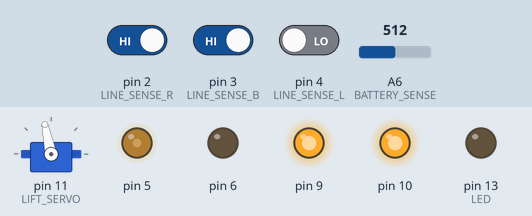
This sketch was run on a simulated Arduino Nano, built with avr-gcc and run on an emulated ATmega328P. Shown: servo, output pins drawn as LEDs (lit = HIGH). Inputs (shaded band) come from the test bench; at power-on: pin 2 (LINE_SENSE_R) HIGH, pin 4 (LINE_SENSE_L) LOW, pin 3 (LINE_SENSE_B) HIGH, A6 (BATTERY_SENSE) = 512. What the sketch prints to the serial monitor is not drawn.

Above: at 1.2 s.
1.3 s: pin 2 (LINE_SENSE_R) driven LOW
At 2.5 s:
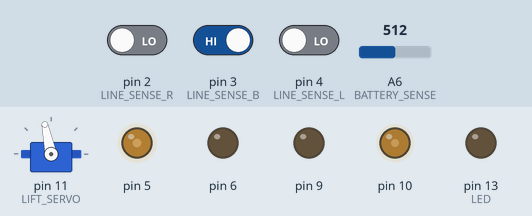
2.8 s: pin 4 (LINE_SENSE_L) driven HIGH
At 3.8 s:
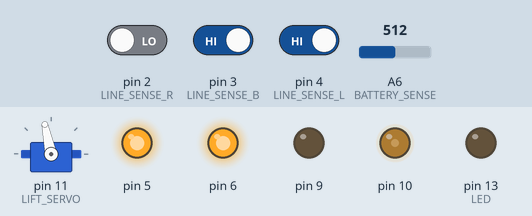
4.3 s: pin 4 (LINE_SENSE_L) driven LOW
At 4.9 s:
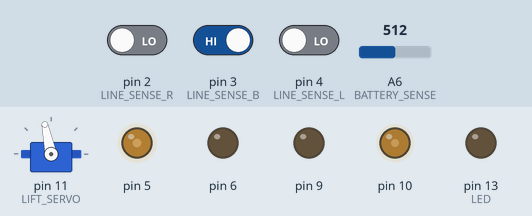
5.8 s: pin 2 (LINE_SENSE_R) driven HIGH
At 6.1 s:
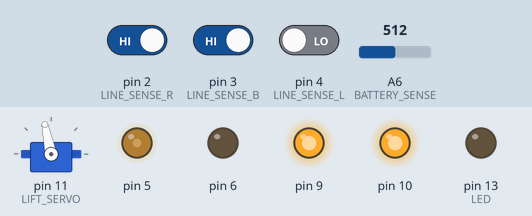
Timing chart, 0 to 8.3 s (numbered marks = the images above; inputs shaded):
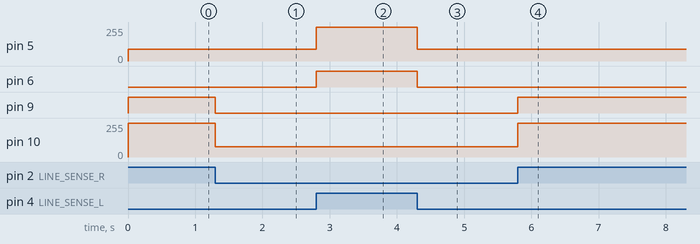

The sketch:

final.ino
```cpp
#include "MotorControl.h"
#include "Node.h"
#include "SonarSensor.h"
#include "ServoTimer2.h"
//#include <Servo.h>

// logic control macros
#define SERIAL_DEBUG
//#define NO_SENSORS

#define USE_BATTERY_SENSE
//#define USE_AUTO_NODE_DETECT

// peripheral pin macros
#define MOTOR_RA    (10)
#define MOTOR_RB    (9)
#define MOTOR_LA    (6)
#define MOTOR_LB    (5)

#define FLAME_SENSE_F   (A3)
#define FLAME_SENSE_L   (A4)
#define FLAME_SENSE_R   (A5)

#define LINE_SENSE_L    (4)
#define LINE_SENSE_R    (2)
#define LINE_SENSE_B    (3)

#define DISTANCE_SENSE_TRIGGER  (8)
#define DISTANCE_SENSE_ECHO     (7)

#define LIFT_SERVO      (11)

#define BATTERY_SENSE   (A6)

#define LED             (13)

// serial debug macros
#ifdef SERIAL_DEBUG
#define SERIAL_PRINTLN(...) Serial.println(__VA_ARGS__)
#define SERIAL_PRINT(...)   Serial.print(__VA_ARGS__)
#else
#define SERIAL_PRINTLN(...)
#define SERIAL_PRINT(...)
#endif

// Motor PWM
#define BASE_SPEED(x)   (54 + map(x, 0, 100, 80, 0))
//#define BASE_SPEED(x)   (54 + map(x, 0, 100, 90, 0))
//#define BASE_SPEED(x)  (54 + (100 - x) * 45 / 100 - 5)
//#define BASE_SPEED(x)  (54 + (100 - x) * 58 / 100 - 5)
//#define BASE_SPEED(x)  (75)
#define R_SPEED(x)  (BASE_SPEED(x))
#define L_SPEED(x)  (BASE_SPEED(x) + 10)

#define SERVO_LOW   (1000)
#define SERVO_HIGH  (1600)

MotorControl *left_motor;
MotorControl *right_motor;

SonarSensor *distance_sensor;

ServoTimer2 lift_servo;

uint8_t retrieved_balls;
Node *current_node;
Direction current_direction;

#define SEARCH_NODE_COUNT   (5)
Node **search_path;

uint16_t turn_cw_flame();
uint16_t turn_ccw_flame();
uint16_t turn_cw();
uint16_t turn_ccw();
void retrieve_ball();

void find_start_node();
void set_search_path();
void move(Edge *edge);

template <typename T>
inline bool inRange(T x, T a, T b) { return a <= x && x < b; }

inline int getBatteryStatus()
{
#ifdef USE_BATTERY_SENSE
    return map(analogRead(BATTERY_SENSE), 150, 650, 0, 100);
#else
    //return 59;
    return 5;
#endif
}

void setup()
{
#ifdef SERIAL_DEBUG
    Serial.begin(115200);
#endif

    // init variables and sensors
#ifndef NO_SENSORS
    left_motor = new MotorControl(MOTOR_LB, MOTOR_LA);
    right_motor = new MotorControl(MOTOR_RA, MOTOR_RB);

    distance_sensor = new SonarSensor(DISTANCE_SENSE_TRIGGER, DISTANCE_SENSE_ECHO);

    lift_servo.attach(LIFT_SERVO);
    lift_servo.read();
    lift_servo.write(SERVO_HIGH);

    pinMode(LINE_SENSE_L, INPUT);
    pinMode(LINE_SENSE_R, INPUT);
    pinMode(LINE_SENSE_B, INPUT);

    pinMode(FLAME_SENSE_F, INPUT);
    pinMode(FLAME_SENSE_L, INPUT);
    pinMode(FLAME_SENSE_R, INPUT);
#endif

    pinMode(LED, OUTPUT);
    digitalWrite(LED, LOW);

#ifdef USE_AUTO_NODE_DETECT
    current_node = NULL;
    current_direction = DIRECTION_INVALID;
    find_start_node();
#else
    current_node = start_node_3;
    current_direction = DIRECTION_EAST;
#endif

    //SERIAL_PRINTLN(current_node->id);
    /*Path path(current_node);
    reachable_node(path.start, left_intersection, &path);
    for (LinkedList<Edge *>::ListNode *ln = path.edges.getFirst(); ln != NULL; ln = ln->next) {
        SERIAL_PRINT("FROM ");
        SERIAL_PRINT(current_node->id);
        SERIAL_PRINT(" TO ");
        SERIAL_PRINTLN(ln->value->node->id);
        move(ln->value);
    }*/

    /*Path path(start_node_1);
    SERIAL_PRINTLN(F("HELLO WORLD"));
    reachable_node(path.start, end_node, &path);
    SERIAL_PRINT(F("\t"));
    SERIAL_PRINTLN(path.start->id);
    for (LinkedList<Edge *>::ListNode *ln = path.edges.getFirst(); ln != NULL; ln = ln->next) {
        //SERIAL_PRINTLN(ln->value->id);
        SERIAL_PRINT(ln->value->direction);
        SERIAL_PRINT(F("\t"));
        SERIAL_PRINTLN(ln->value->node->id);
    }*/

    /*for (int i = 0; i < 180; i++) {
        lift_servo.write(i);
    }*/
    //lift_servo.write(0);


    /*for (int i = 0; i < 1000; i++) {
        lift_servo.write(lift_servo.read() + 1);
        //delay(10);
    }*/
    /*lift_servo.write(SERVO_HIGH);
    delay(3000);
    //lift_servo.read();
    lift_servo.write(SERVO_LOW);*/

    /*left_motor->forward(L_SPEED(getBatteryStatus()));
    right_motor->forward(R_SPEED(getBatteryStatus()));
    delay(3000);
    left_motor->brake();
    right_motor->brake();*/

    /*for(;;) {
        //SERIAL_PRINTLN(lift_servo.read());
        lift_servo.write(lift_servo.read() - 1);
    }*/

    /*for (;;) {
        SERIAL_PRINT(digitalRead(LINE_SENSE_L));
        SERIAL_PRINT('\t');
        SERIAL_PRINT(digitalRead(LINE_SENSE_B));
        SERIAL_PRINT('\t');
        SERIAL_PRINTLN(digitalRead(LINE_SENSE_R));
    }*/
}

void loop()
{
    if (retrieved_balls == 2) {
        for (;;) {
            digitalWrite(LED, HIGH);
            delay(1000);
            digitalWrite(LED, LOW);
            delay(1000);
        }
    }

    SERIAL_PRINTLN(F("node\tdirection"));
    SERIAL_PRINT(current_node->id);
    SERIAL_PRINT(F("\t"));
    SERIAL_PRINTLN(current_direction);

    set_search_path();
    for (int i = 0; i < SEARCH_NODE_COUNT; i++) {
        Path current_path(current_node);
        Node *end_node = search_path[i];
        reachable_node(current_node, end_node, &current_path);

        for (LinkedList<Edge *>::ListNode *ln = current_path.edges.getFirst(); ln != NULL; ln = ln->next) {
            move(ln->value);
            /*if (ln->value->node != end_node) {
                // check for flame and if found, recover ball
                if (digitalRead(FLAME_SENSE_L)) {
                    turn_ccw_flame();
                    retrieve_ball();
                    turn_cw();
                    goto ball_retrieved;
                }
                else if (digitalRead(FLAME_SENSE_R)) {
                    turn_cw_flame();
                    retrieve_ball();
                    turn_ccw();
                    goto ball_retrieved;
                }

            }*/

            SERIAL_PRINT(current_node->id);
            SERIAL_PRINT(F("\t"));
            SERIAL_PRINTLN(current_direction);
        }
    }

    goto end;
    //for (;;);
ball_retrieved:
    Path newPath(current_node);
    reachable_node(current_node, end_node, &newPath);
    for (LinkedList<Edge *>::ListNode *ln = newPath.edges.getFirst(); ln != NULL; ln = ln->next) {
        move(ln->value);
    }
    lift_servo.write(SERVO_LOW);
    delay(1000);
    lift_servo.write(SERVO_HIGH);
    delay(1000);

end:
    ;

}

uint16_t turn_cw_flame()
{
    uint16_t cycles_elapsed = 0;

    left_motor->forward(L_SPEED(getBatteryStatus()));
    right_motor->reverse(R_SPEED(getBatteryStatus()));
    while (!digitalRead(FLAME_SENSE_F)) {
        cycles_elapsed++;
    }
    left_motor->brake();
    right_motor->brake();

    return cycles_elapsed;
}

uint16_t turn_ccw_flame()
{
    uint16_t cycles_elapsed = 0;

    left_motor->reverse(L_SPEED(getBatteryStatus()));
    right_motor->forward(R_SPEED(getBatteryStatus()));
    while (!digitalRead(FLAME_SENSE_F)) {
        cycles_elapsed++;
    }
    left_motor->brake();
    right_motor->brake();

    return cycles_elapsed;
}

uint16_t turn_cw()
{
    uint16_t cycles_elapsed = 0;

    left_motor->forward(L_SPEED(getBatteryStatus()));
    right_motor->reverse(R_SPEED(getBatteryStatus()));
    while (!digitalRead(LINE_SENSE_R)) {
        SERIAL_PRINTLN(F("NOT ON TAPE"));
        cycles_elapsed++;
    }
    while (digitalRead(LINE_SENSE_R)) {
        SERIAL_PRINTLN(F("ON TAPE"));
        cycles_elapsed++;
    }
    delay(100);
    left_motor->brake();
    right_motor->brake();
    SERIAL_PRINTLN(F("ALIGNED"));

    return cycles_elapsed;
}

uint16_t turn_ccw()
{
    uint16_t cycles_elapsed = 0;

    left_motor->reverse(L_SPEED(getBatteryStatus()));
    right_motor->forward(R_SPEED(getBatteryStatus()));
    while (!digitalRead(LINE_SENSE_L)) {
        cycles_elapsed++;
    }
    while (digitalRead(LINE_SENSE_L)) {
        cycles_elapsed++;
    }
    left_motor->brake();
    right_motor->brake();

    return cycles_elapsed;
}

void retrieve_ball()
{
    lift_servo.write(SERVO_LOW);
    delay(1000);
    left_motor->forward(L_SPEED(getBatteryStatus()));
    right_motor->forward(R_SPEED(getBatteryStatus()));

    while (distance_sensor->getDistance() > 450) {
        SERIAL_PRINTLN(distance_sensor->getDistance());
    }

    left_motor->brake();
    right_motor->brake();

    lift_servo.write(SERVO_HIGH);

    left_motor->reverse(L_SPEED(getBatteryStatus()));
    right_motor->reverse(R_SPEED(getBatteryStatus()));
    while (!digitalRead(LINE_SENSE_L) && !digitalRead(LINE_SENSE_R));
    left_motor->brake();
    right_motor->brake();
}

void realign()
{
    if (digitalRead(LINE_SENSE_L)) {
        while (digitalRead(LINE_SENSE_L)) {
            left_motor->brake();
        }
        left_motor->forward(L_SPEED(getBatteryStatus()));
    }
    else if (digitalRead(LINE_SENSE_R)) {
        while (digitalRead(LINE_SENSE_R)) {
            right_motor->brake();
        }
        right_motor->forward(R_SPEED(getBatteryStatus()));
    }
}

void move(Edge *edge)
{
    int delta = direction_delta(current_direction, edge->direction);
    void (*turn_func)() = &turn_ccw;

    while (delta != 0) {
        Edge *nearest_edge = current_node->edges;
        int nearest_edge_delta = direction_delta(current_direction, nearest_edge->direction);
        for (uint8_t i = 0; i < current_node->edge_count; i++) {
            int this_edge_delta = direction_delta(current_direction, current_node->edges[i].direction);

            if (this_edge_delta > 0 && (nearest_edge_delta <= 0 || this_edge_delta < nearest_edge_delta)) {
                nearest_edge = &current_node->edges[i];
                nearest_edge_delta = this_edge_delta;
            }
        }

        turn_func();
        current_direction = nearest_edge->direction;
        delta = direction_delta(current_direction, edge->direction);
    }


    left_motor->forward(L_SPEED(getBatteryStatus()));
    right_motor->forward(R_SPEED(getBatteryStatus()));
    while (!digitalRead(LINE_SENSE_B)) {
        realign();
        delay(50);
    }
    while (digitalRead(LINE_SENSE_B)) {
        realign();
        delay(50);
    }
    left_motor->brake();
    right_motor->brake();

    current_node = edge->node;
    current_direction = edge->direction;

}

// Finds starting node and aligns along the horizontal axis
void find_start_node()
{
#ifdef NO_SENSORS
    current_direction = DIRECTION_NORTH;
    current_node = start_node_1;
    return;
#endif

    bool flame_on_first;
    bool flame_on_second;
    uint16_t first_cycles = 0;
    uint16_t second_cycles = 0;

    // initial tape alignment
    turn_cw();

    // measure cycles to next tape
    first_cycles = turn_cw();
    flame_on_first = digitalRead(FLAME_SENSE_F);

    // measure cycles to get back
    second_cycles = turn_cw();
    flame_on_second = digitalRead(FLAME_SENSE_F);

    if (flame_on_first && flame_on_second) {
        // something has gone wrong
        // can't determine starting node, error
        current_node = NULL;
    }
    else if (first_cycles < second_cycles) {   // on left edge of 90*
        // first cycle = to right edge
        // second cycle = to left edge

        if (!flame_on_first && !flame_on_second) {
            current_node = start_node_1;
            current_direction = DIRECTION_WEST;
        }
        else if (flame_on_first && !flame_on_second) {
            // starting position 2
            current_node = start_node_2;
            current_direction = DIRECTION_SOUTH;
        }
        else if (!flame_on_first && flame_on_second) {
            // starting position 3
            current_node = start_node_3;
            current_direction = DIRECTION_NORTH;
        }
    }
    else {  // on right edge of 90*
        // first cycle = to left edge
        // second cycle = to right edge

        if (!flame_on_first && !flame_on_second) {
            current_node = start_node_1;
            current_direction = DIRECTION_NORTH;
        }
        else if (!flame_on_first && flame_on_second) {
            // starting position 2
            current_node = start_node_2;
            current_direction = DIRECTION_WEST;
        }
        else if (flame_on_first && !flame_on_second) {
            // starting position 3
            current_node = start_node_3;
            current_direction = DIRECTION_EAST;
        }
    }
}

void set_search_path()
{
    if (current_node == start_node_1) {
        search_path = new Node *[SEARCH_NODE_COUNT] {
            start_node_3,
            left_intersection,
            right_intersection,
            start_node_2,
            end_node
        };
    }
    else if (current_node == start_node_2) {
        search_path = new Node *[SEARCH_NODE_COUNT] {
            end_node,
            left_intersection,
            right_intersection,
            start_node_1,
            start_node_3
        };
    }
    else if (current_node == start_node_3) {
        search_path = new Node *[SEARCH_NODE_COUNT] {
            start_node_1,
            right_intersection,
            left_intersection,
            end_node,
            start_node_2
        };
    }
    else if (current_node == end_node) {
        search_path = new Node *[SEARCH_NODE_COUNT] {
            start_node_2,
            right_intersection,
            left_intersection,
            start_node_3,
            start_node_1
        };
    }
}
```

LinkedList.h
```cpp
#ifndef LINKEDLIST_H
#define LINKEDLIST_H

#ifdef ARDUINO
#include <Arduino.h>
#else
#include <cstddef>
using std::size_t;
#endif

template <typename T>
class LinkedList {
public:
    struct ListNode {
        T value;
        ListNode *prev;
        ListNode *next;
    };

private:
    ListNode *first;
    ListNode *last;

    ListNode *reference;

public:
    LinkedList()
    {
        this->first = NULL;
        this->last = NULL;

        this->reference = NULL;
    }

    LinkedList(LinkedList<T>& ll) : LinkedList()
    {
        this->append(ll);
        this->setRef(ll.getRef());
    }

    ~LinkedList()
    {
        ListNode *ln = this->last;
        while (ln != NULL) {
            ListNode *tmp = ln;
            ln = ln->prev;
            delete tmp;
        }
    }

    void add(T& value)
    {
        ListNode *newNode = new ListNode(/*value*/);
        newNode->value = value;
        newNode->next = NULL;

        if (this->first == NULL) {
            newNode->prev = NULL;
            this->first = newNode;
            this->last = newNode;
        }
        else {
            newNode->prev = this->last;
            this->last->next = newNode;
            this->last = newNode;
        }
    }

    void append(LinkedList<T>& list)
    {
        for (ListNode *ln = list.getFirst(); ln != NULL; ln = ln->next) {
            this->add(ln->value);
        }
    }

    T removeLast()
    {
        ListNode *last = this->last;
        this->last = last->prev;
        T value = last->value;
        delete last;
        return value;
    }

    bool contains(T& value)
    {
        for (ListNode *ln = this->first; ln != NULL; ln = ln->next) {
            if (ln->value == value) {
                return true;
            }
        }
        return false;
    }

    bool empty()
    {
        return this->first == NULL;
    }

    size_t size()
    {
        size_t count = 0;
        for (ListNode *ln = this->first; ln != NULL; ln = ln->next) {
            count++;
        }
        return count;
    }

    size_t size_from_ref()
    {
        size_t count = 0;
        for (ListNode *ln = this->reference; ln != NULL; ln = ln->next) {
            count++;
        }
        return count;
    }

    ListNode *getFirst() { return this->first; }
    ListNode *getLast() { return this->last; }
    ListNode *getRef() { return this->reference; }
    void setRef(ListNode *ref) { this->reference = ref; }
};

#endif
```

MotorControl.h
```cpp
#ifndef MOTORCONTROL_H
#define MOTORCONTROL_H

//#define USE_KICKSTART

#ifdef USE_KICKSTART
//#define KICKSTART_PWM (96)
#define KICKSTART_PWM (192)
#define KICKSTART_DELAY (10)
#endif
//#define REVERSE_OFFSET (20)
#define REVERSE_OFFSET (10)
//#define REVERSE_OFFSET (15)

class MotorControl {
private:
    uint8_t outA;
    uint8_t outB;

    int16_t pwm;
    bool brakeStatus;

    //uint8_t kickstartPwm;
    //uint8_t kickstartDelay;

public:
    MotorControl(uint8_t outA, uint8_t outB)
    {
        //this->kickstartPwm = KICKSTART_PWM;
        //this->kickstartDelay = KICKSTART_DELAY;

        this->outA = outA;
        this->outB = outB;

        pinMode(this->outA, OUTPUT);
        pinMode(this->outB, OUTPUT);

        brake();
    }

    /*MotorControl(uint8_t outA, uint8_t outB, uint8_t kickstartPwm, uint8_t kickstartDelay) : MotorControl(outA, outB)
    {
        this->kickstartPwm = kickstartPwm;
        this->kickstartDelay = kickstartDelay;
    }*/

    //inline void resume() { this->forward(); }

    //inline void forward() { this->forward(this->pwm); }
    void forward(int16_t pwm)
    {
        if (pwm == 0) {
            this->brake();
            return;
        }
        if (pwm < 0) {
            //reverse((pwm * -1) + 15);
            reverse((pwm * -1) + REVERSE_OFFSET);
            return;
        }
        this->pwm = pwm & 0xFF;

        digitalWrite(this->outB, LOW);
#ifdef USE_KICKSTART
        analogWrite(this->outA, KICKSTART_PWM);
        //delay(KICKSTART_DELAY);
        delay(KICKSTART_DELAY);
#endif
        analogWrite(this->outA, pwm & 0xFF);
        this->brakeStatus = false;
    }

    //inline void reverse() { this->forward(this->pwm * -1); }
    void reverse(int16_t pwm)
    {
        if (pwm < 0) {
            forward(pwm * -1);
            return;
        }
        this->pwm = (pwm & 0xFF) * -1;
        digitalWrite(this->outA, LOW);
#ifdef USE_KICKSTART
        analogWrite(this->outB, KICKSTART_PWM);
        delay(KICKSTART_DELAY);
#endif
        analogWrite(this->outB, pwm & 0xFF);
        this->brakeStatus = false;
    }

    inline void brake()
    {
        digitalWrite(this->outA, HIGH);
        digitalWrite(this->outB, HIGH);
        /*this->forward(this->pwm * -1);
        delayMicroseconds(100);
        digitalWrite(this->outA, LOW);
        digitalWrite(this->outB, LOW);*/
        this->brakeStatus = true;
    }

    inline void standby()
    {
        digitalWrite(this->outA, LOW);
        digitalWrite(this->outB, LOW);
    }

    inline bool getBrakeStatus() { return this->brakeStatus; }
    inline int16_t getPwm() { return this->pwm; }
};

#endif
```

Source omitted: Node.h (1471 bytes), SonarSensor.h (885 bytes), nodes.cpp (3450 bytes)

Measured:
- after the input at 1.3 s, pin 9: HIGH → LOW at once; pin 10: 255/255 → 77/255 at once
- after the input at 2.8 s, pin 5: 87/255 → 255/255 at once; pin 6: LOW → HIGH at once
- after the input at 4.3 s, pin 5: 255/255 → 87/255 at once; pin 6: HIGH → LOW at once
- after the input at 5.8 s, pin 9: LOW → HIGH at once; pin 10: 77/255 → 255/255 at once
